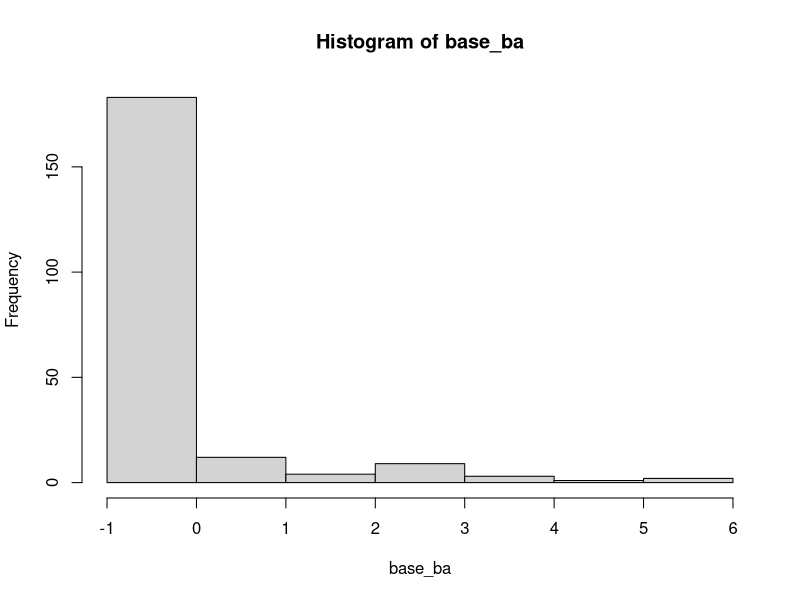
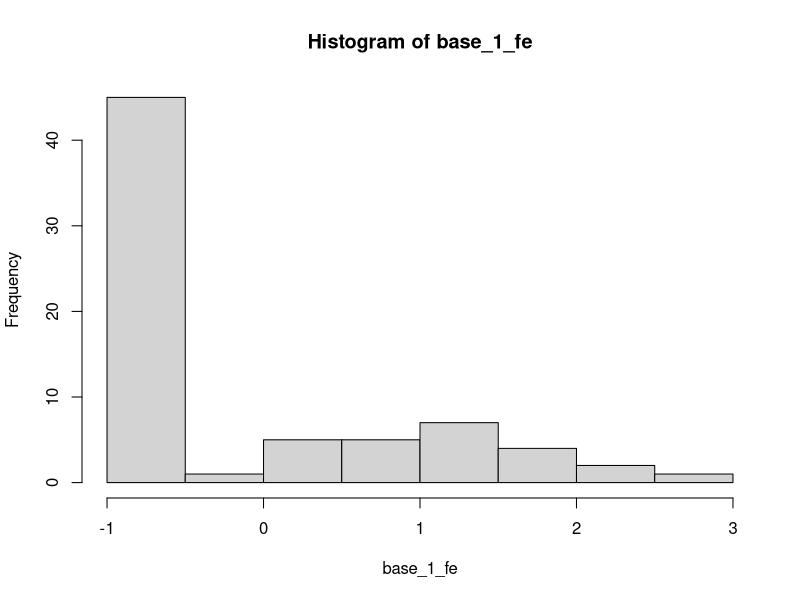
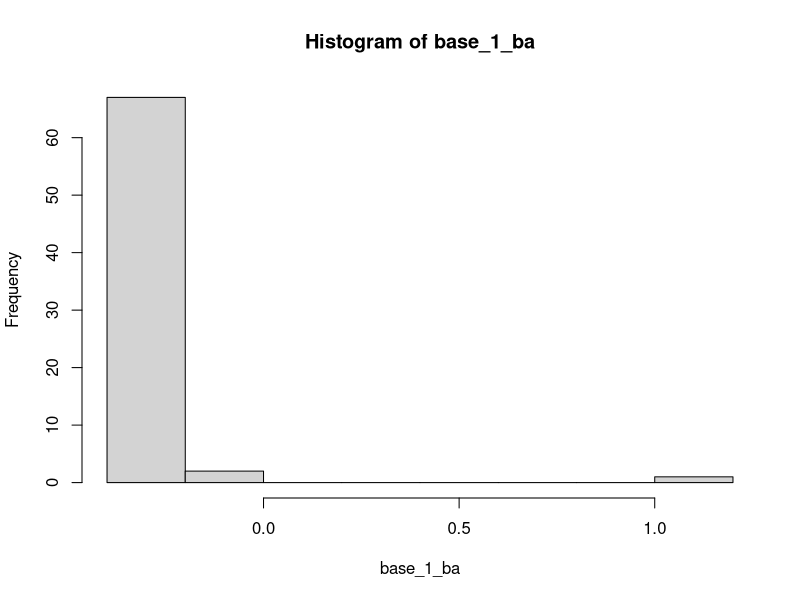
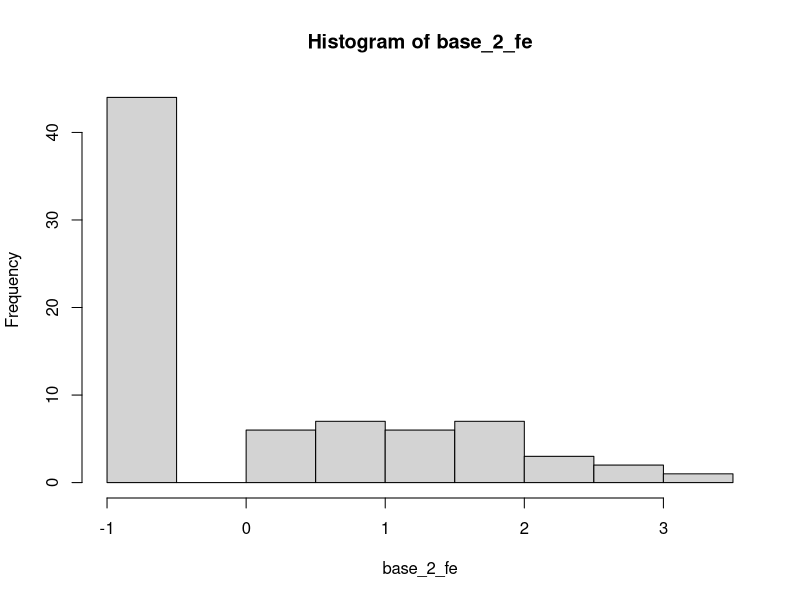
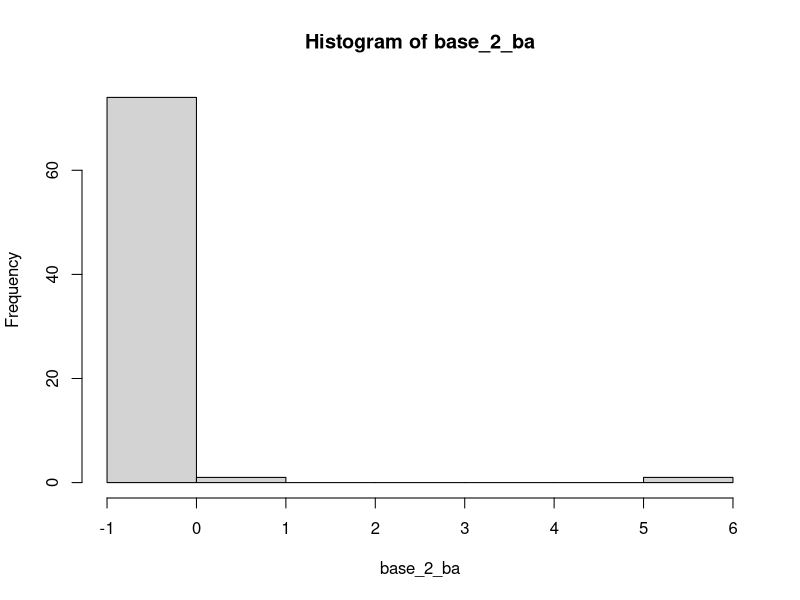
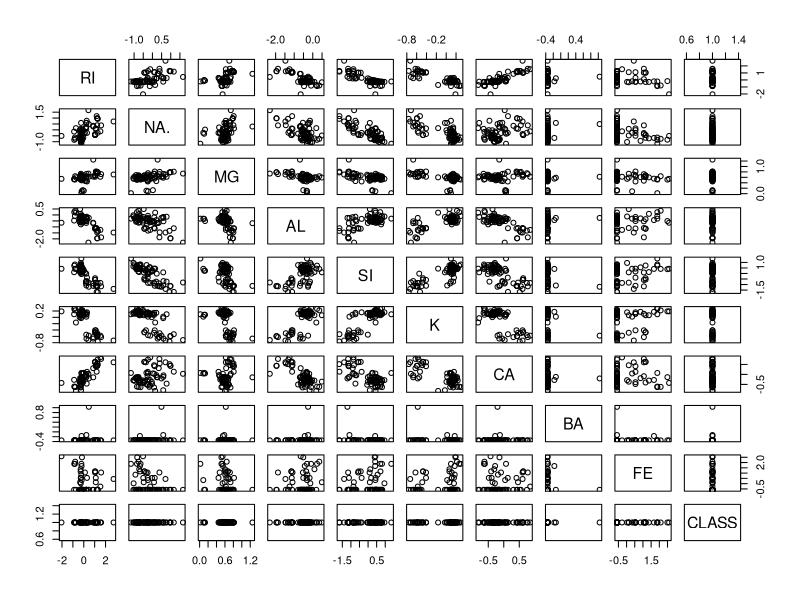
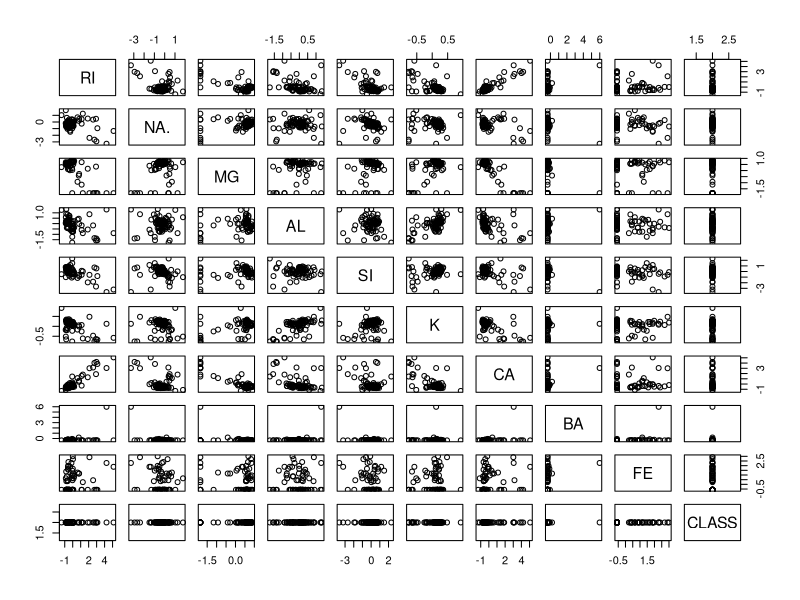
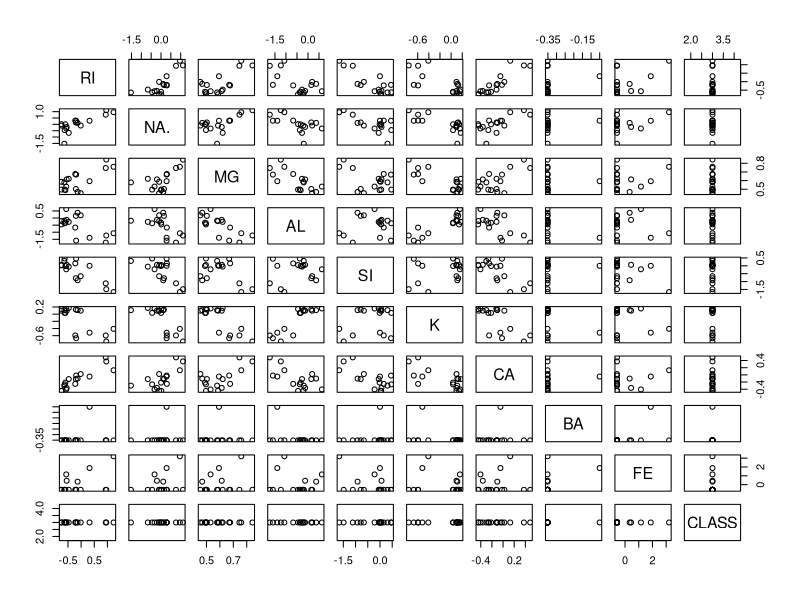

R code for these plots, in order:
base=read.csv('homework_1_dados.csv')
base$ID= NULL
summary(base)
base[,1:9]=scale(base[,1:9])
#separando por classe
base_1= base[base$CLASS==1,]
base_2= base[base$CLASS==2,]
base_3= base[base$CLASS==3,]
base_4= base[base$CLASS==4,]
base_5= base[base$CLASS==5,]
base_6= base[base$CLASS==6,]
base_7= base[base$CLASS==7,]
base_ba=base$BA
hist(base_ba, breaks=5)
#separando por  elementos de classe 1
base_1_ri=base_1$RI
base_1_na=base_1$NA.
base_1_mg=base_1$MG
base_1_al=base_1$AL
base_1_si=base_1$SI
base_1_k=base_1$K
base_1_ca=base_1$CA
base_1_ba=base_1$BA
base_1_fe=base_1$FE
#ver quais elementos tem menor variacao
summary(base_1)
#histograma do elementos com meno variacao
hist(base_1_fe)
hist(base_1_ba)
#separando por  elementos de classe 2
base_2_ri=base_2$RI
base_2_na=base_2$NA.
base_2_mg=base_2$MG
base_2_al=base_2$AL
base_2_si=base_2$SI
base_2_k=base_2$K
base_2_ca=base_2$CA
base_2_ba=base_2$BA
base_2_fe=base_2$FE
#ver quais elementos tem menor variacao
summary(base_2)
#histograma do elementos com menor variacao
hist(base_2_fe)
hist(base_2_ba)
#separando por  elementos de classe 3
base_3_ri=base_3$RI
base_3_na=base_3$NA.
base_3_mg=base_3$MG
base_3_al=base_3$AL
base_3_si=base_3$SI
base_3_k=base_3$K
base_3_ca=base_3$CA
base_3_ba=base_3$BA
base_3_fe=base_3$FE
#ver quais elementos tem menor varia??o
summary(base_3)
#separando por elementos de classe 4
base_4_ri=base_4$RI
base_4_na=base_4$NA.
base_4_mg=base_4$MG
base_4_al=base_4$AL
base_4_si=base_4$SI
base_4_k=base_4$K
base_4_ca=base_4$CA
base_4_ba=base_4$BA
base_4_fe=base_4$FE
#ver quais elementos tem menor varia??o
summary(base_4)
#separando por elementos de classe 5
base_5_ri=base_5$RI
base_5_na=base_5$NA.
base_5_mg=base_5$MG
base_5_al=base_5$AL
base_5_si=base_5$SI
base_5_k=base_5$K
base_5_ca=base_5$CA
base_5_ba=base_5$BA
base_5_fe=base_5$FE
#ver quais elementos tem menor varia??o
summary(base_5)
#separando por elementos de classe 6
base_6_ri=base_6$RI
base_6_na=base_6$NA.
base_6_mg=base_6$MG
base_6_al=base_6$AL
base_6_si=base_6$SI
base_6_k=base_6$K
base_6_ca=base_6$CA
base_6_ba=base_6$BA
base_6_fe=base_6$FE
#ver quais elementos tem menor varia??o
summary(base_6)
#separando por elementos de classe 7
base_7_ri=base_7$RI
base_7_na=base_7$NA.
base_7_mg=base_7$MG
base_7_al=base_7$AL
base_7_si=base_7$SI
base_7_k=base_7$K
base_7_ca=base_7$CA
base_7_ba=base_7$BA
base_7_fe=base_7$FE
#ver quais elementos tem menor variancao
summary(base_7)

#comparar cada elemnto por diferentes classes
summary(base_1_ba)
summary(base_2_ba)
summary(base_3_ba)
#summary(base_4_ba)
summary(base_5_ba)
summary(base_6_ba)
summary(base_7_ba)

summary(base_1_fe)
summary(base_2_fe)
summary(base_3_fe)
#summary(base_4_fe)
summary(base_5_fe)
summary(base_6_fe)
summary(base_7_fe)

summary(base_1_al)
summary(base_2_al)
summary(base_3_al)
#summary(base_4_al)
summary(base_5_al)
summary(base_6_al)
summary(base_7_al)

summary(base_1_ca)
summary(base_2_ca)
summary(base_3_ca)
#summary(base_4_ca)
summary(base_5_ca)
summary(base_6_ca)
summary(base_7_ca)

summary(base_1_k)
summary(base_2_k)
summary(base_3_k)
#summary(base_4_k)
summary(base_5_k)
summary(base_6_k)
summary(base_7_k)

summary(base_1_mg)
summary(base_2_mg)
summary(base_3_mg)
summary(base_5_mg)
summary(base_6_mg)
summary(base_7_mg)

summary(base_1_na)
summary(base_2_na)
summary(base_3_na)
summary(base_5_na)
summary(base_6_na)
summary(base_7_na)

summary(base_1_si)
summary(base_2_si)
summary(base_3_si)
summary(base_5_si)
summary(base_6_si)
summary(base_7_si)

summary(base_1_ri)
summary(base_2_ri)
summary(base_3_ri)
summary(base_5_ri)
summary(base_6_ri)
summary(base_7_ri)
#fim da compara??o de cada elemnto por diferentes classes

#analisar a distribui??o dos elementos por classe
pairs(base_1)
pairs(base_2)
pairs(base_3)
#pairs(base_4)
pairs(base_5)
pairs(base_6)
pairs(base_7)
#analisar a distribui??o dos elementos
pairs(base)

#aplicando PCA
base.pcal<- princomp(base[,1:9],scores=TRUE)
#observar desvio padr?o e a propo??o de varia??o de cada componente
summary(base.pcal)
#plotar gr?fico da propo??o de variaacao
plot(base.pcal)

base.pcal$loadings

load=with(base.pcal, unclass(loadings))
aload=abs(load)
sweep(aload, 2, colSums(aload), "/")